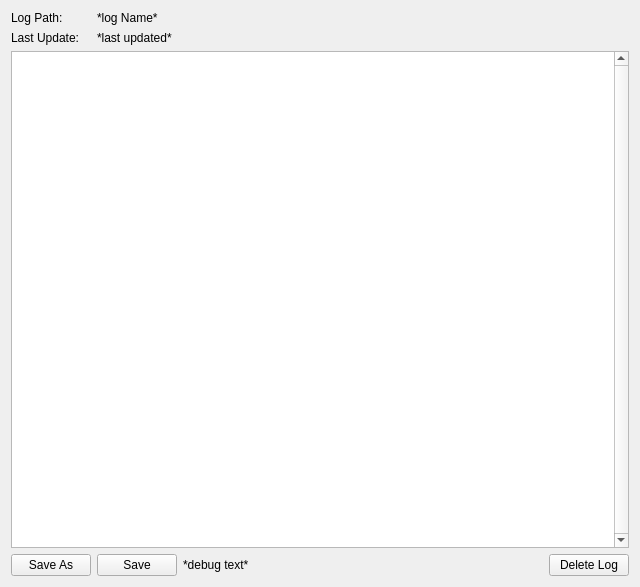
<?xml version="1.0" encoding="UTF-8"?>
<ui version="4.0">
 <class>logViewer</class>
 <widget class="QWidget" name="logViewer">
  <property name="geometry">
   <rect>
    <x>0</x>
    <y>0</y>
    <width>640</width>
    <height>587</height>
   </rect>
  </property>
  <property name="minimumSize">
   <size>
    <width>500</width>
    <height>500</height>
   </size>
  </property>
  <property name="font">
   <font>
    <family>Segoe UI</family>
   </font>
  </property>
  <property name="windowTitle">
   <string>Log Viewer</string>
  </property>
  <property name="autoFillBackground">
   <bool>false</bool>
  </property>
  <layout class="QGridLayout" name="gridLayout">
   <item row="0" column="0">
    <widget class="QLabel" name="label_Path">
     <property name="text">
      <string>Log Path:</string>
     </property>
    </widget>
   </item>
   <item row="4" column="2" colspan="2">
    <widget class="QLabel" name="label_debugText">
     <property name="text">
      <string>*debug text*</string>
     </property>
    </widget>
   </item>
   <item row="3" column="0" colspan="6">
    <widget class="QPlainTextEdit" name="textEdit_file">
     <property name="sizePolicy">
      <sizepolicy hsizetype="Expanding" vsizetype="Expanding">
       <horstretch>0</horstretch>
       <verstretch>0</verstretch>
      </sizepolicy>
     </property>
     <property name="font">
      <font>
       <family>Courier New</family>
       <pointsize>9</pointsize>
      </font>
     </property>
     <property name="verticalScrollBarPolicy">
      <enum>Qt::ScrollBarAlwaysOn</enum>
     </property>
     <property name="plainText">
      <string/>
     </property>
    </widget>
   </item>
   <item row="1" column="0">
    <widget class="QLabel" name="label_2">
     <property name="text">
      <string>Last Update:</string>
     </property>
    </widget>
   </item>
   <item row="4" column="5">
    <widget class="QPushButton" name="button_deleteLog">
     <property name="sizePolicy">
      <sizepolicy hsizetype="Fixed" vsizetype="Fixed">
       <horstretch>2</horstretch>
       <verstretch>0</verstretch>
      </sizepolicy>
     </property>
     <property name="text">
      <string>Delete Log</string>
     </property>
    </widget>
   </item>
   <item row="4" column="0">
    <widget class="QPushButton" name="pushButton_save_as">
     <property name="sizePolicy">
      <sizepolicy hsizetype="Fixed" vsizetype="Fixed">
       <horstretch>0</horstretch>
       <verstretch>0</verstretch>
      </sizepolicy>
     </property>
     <property name="text">
      <string>Save As</string>
     </property>
    </widget>
   </item>
   <item row="1" column="1" colspan="4">
    <widget class="QLabel" name="label_last_updated">
     <property name="text">
      <string>*last updated*</string>
     </property>
    </widget>
   </item>
   <item row="4" column="1">
    <widget class="QPushButton" name="button_Save">
     <property name="sizePolicy">
      <sizepolicy hsizetype="Fixed" vsizetype="Fixed">
       <horstretch>0</horstretch>
       <verstretch>0</verstretch>
      </sizepolicy>
     </property>
     <property name="text">
      <string>Save</string>
     </property>
    </widget>
   </item>
   <item row="0" column="1" colspan="5">
    <widget class="QLabel" name="label_log_name">
     <property name="sizePolicy">
      <sizepolicy hsizetype="Expanding" vsizetype="Preferred">
       <horstretch>0</horstretch>
       <verstretch>0</verstretch>
      </sizepolicy>
     </property>
     <property name="text">
      <string>*log Name*</string>
     </property>
    </widget>
   </item>
  </layout>
 </widget>
 <resources/>
 <connections/>
</ui>
